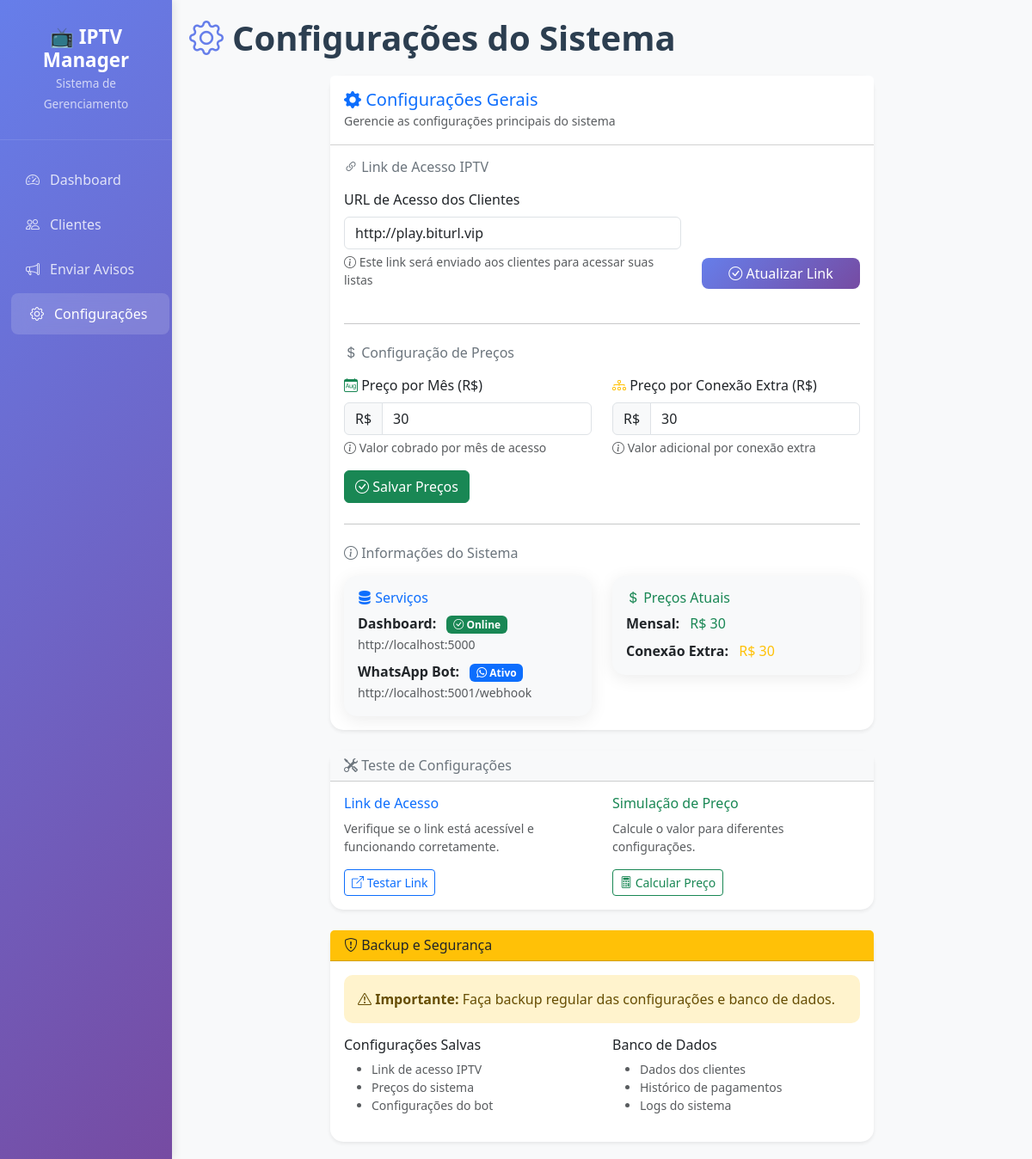
/configuracoes, run on the app's committed database.
### tables this page shows
CREATE TABLE configuracoes (chave TEXT PRIMARY KEY, valor TEXT, descricao TEXT);

### dashboard.py (the view)
@app.route("/configuracoes", methods=["GET", "POST"])
def configuracoes():
    try:
        config = {
            "link_acesso": db.get_config("link_acesso", Config.LINK_ACESSO_DEFAULT),
            "preco_mes": db.get_config("preco_mes", str(Config.PRECO_MES_DEFAULT)),
            "preco_conexao": db.get_config("preco_conexao", str(Config.PRECO_CONEXAO_DEFAULT))
        }
        response = make_response(render_template("configuracoes.html", config=config))
        return add_no_cache_headers(response)
    except Exception as e:
        flash(f"Erro ao carregar configurações: {str(e)}", "error")
        return redirect(url_for("index"))

### dashboard.py (called while the page is built)
def add_no_cache_headers(response):
    response.headers['Cache-Control'] = 'no-cache, no-store, must-revalidate, max-age=0'
    response.headers['Pragma'] = 'no-cache'
    response.headers['Expires'] = '0'
    response.headers['Last-Modified'] = datetime.now().strftime('%a, %d %b %Y %H:%M:%S GMT')
    response.headers['ETag'] = str(int(time.time()))
    return response

@app.after_request
def after_request(response):
    return add_no_cache_headers(response)

### database.py (called while the page is built)
    def get_connection(self):
        conn = sqlite3.connect(self.db_path, timeout=10)
        conn.row_factory = sqlite3.Row
        return conn

    def __enter__(self):
        self._conn = self.get_connection()
        return self._conn

    def __exit__(self, exc_type, exc_val, exc_tb):
        if self._conn:
            self._conn.close()

    def get_config(self, chave: str, default: str = None) -> Optional[str]:
        with self as conn:
            result = conn.execute(
                "SELECT valor FROM configuracoes WHERE chave = ?", (chave,)
            ).fetchone()
            return result["valor"] if result else default

### templates/configuracoes.html (shortened to what this page needs)
{% extends "base.html" %}
{% block nav_config %}active{% endblock %}
{% block page_title %}Configurações do Sistema{% endblock %}
{% block page_icon %}<i class="bi bi-gear"></i>{% endblock %}
{% block content %}
<div class="row justify-content-center">
    <div class="col-xl-8 col-lg-10">
        <div class="card shadow-sm">
            <div class="card-header bg-white py-3">
                <h5 class="mb-0 text-primary">
                    <i class="bi bi-gear-fill"></i> Configurações Gerais
                </h5>
                <small class="text-muted">Gerencie as configurações principais do sistema</small>
            </div>
            <div class="card-body">
                <div class="section mb-4">
                    <h6 class="text-secondary mb-3">
                        <i class="bi bi-link-45deg"></i> Link de Acesso IPTV
                    </h6>
                    <form method="POST" action="/atualizar-link">
                        <div class="row">
                            <div class="col-md-8 mb-3">
                                <label for="link_acesso" class="form-label">
                                    URL de Acesso dos Clientes
                                </label>
                                <input type="url" class="form-control" id="link_acesso" name="link_acesso"
                                       value="{{ config.link_acesso }}" required>
                                <div class="form-text">
                                    <i class="bi bi-info-circle"></i>
                                    Este link será enviado aos clientes para acessar suas listas
                                </div>
                            </div>
                            <div class="col-md-4 d-flex align-items-end mb-3">
                                <button type="submit" class="btn btn-primary w-100">
                                    <i class="bi bi-check-circle"></i> Atualizar Link
                                </button>
                            </div>
                        </div>
                    </form>
                </div>
                <hr class="my-4">
                <div class="section mb-4">
                    <h6 class="text-secondary mb-3">
                        <i class="bi bi-currency-dollar"></i> Configuração de Preços
                    </h6>
                    <form method="POST" action="/atualizar-precos">
                        <div class="row">
                            <div class="col-md-6 mb-3">
                                <label for="preco_mes" class="form-label">
                                    <i class="bi bi-calendar-month text-success"></i>
                                    Preço por Mês (R$)
                                </label>
                                <div class="input-group">
                                    <span class="input-group-text">R$</span>
                                    <input type="number" step="0.01" class="form-control" id="preco_mes"
                                           name="preco_mes" value="{{ config.preco_mes }}" min="0">
                                </div>
                                <div class="form-text">
                                    <i class="bi bi-info-circle"></i>
                                    Valor cobrado por mês de acesso
                                </div>
                            </div>
                            <div class="col-md-6 mb-3">
                                <label for="preco_conexao" class="form-label">
                                    <i class="bi bi-diagram-3 text-warning"></i>
                                    Preço por Conexão Extra (R$)
                                </label>
                                <div class="input-group">
                                    <span class="input-group-text">R$</span>
                                    <input type="number" step="0.01" class="form-control" id="preco_conexao"
                                           name="preco_conexao" value="{{ config.preco_conexao }}" min="0">
                                </div>
                                <div class="form-text">
                                    <i class="bi bi-info-circle"></i>
                                    Valor adicional por conexão extra
                                </div>
                            </div>
                        </div>
                        <div class="row">
                            <div class="col-12">
                                <button type="submit" class="btn btn-success">
                                    <i class="bi bi-check-circle"></i> Salvar Preços
                                </button>
                            </div>
                        </div>
                    </form>
                </div>
                <hr class="my-4">
                <div class="section">
                    <h6 class="text-secondary mb-3">
                        <i class="bi bi-info-circle"></i> Informações do Sistema
                    </h6>
                    <div class="row">
                        <div class="col-md-6">
                            <div class="card bg-light">
                                <div class="card-body">
                                    <h6 class="card-title text-primary">
                                        <i class="bi bi-server"></i> Serviços
                                    </h6>
                                    <div class="info-item mb-2">
                                        <strong>Dashboard:</strong>
                                        <span class="badge bg-success ms-2">
                                            <i class="bi bi-check-circle"></i> Online
                                        </span>
                                        <br>
                                        <small class="text-muted">http://localhost:5000</small>
                                    </div>
                                    <div class="info-item">
                                        <strong>WhatsApp Bot:</strong>
                                        <span class="badge bg-primary ms-2">
                                            <i class="bi bi-whatsapp"></i> Ativo
                                        </span>
                                        <br>
                                        <small class="text-muted">http://localhost:5001/webhook</small>
                                    </div>
                                </div>
                            </div>
                        </div>
                        <div class="col-md-6">
                            <div class="card bg-light">
                                <div class="card-body">
                                    <h6 class="card-title text-success">
                                        <i class="bi bi-currency-dollar"></i> Preços Atuais
                                    </h6>
                                    <div class="info-item mb-2">
                                        <strong>Mensal:</strong>
                                        <span class="h6 text-success ms-2 mb-0">R$ {{ config.preco_mes }}</span>
                                    </div>
                                    <div class="info-item">
                                        <strong>Conexão Extra:</strong>
                                        <span class="h6 text-warning ms-2 mb-0">R$ {{ config.preco_conexao }}</span>
                                    </div>
                                </div>
                            </div>
                        </div>
                    </div>
                </div>
            </div>
        </div>
        <div class="card shadow-sm mt-4">
            <div class="card-header bg-light">
                <h6 class="mb-0 text-secondary">
                    <i class="bi bi-tools"></i> Teste de Configurações
                </h6>
            </div>
            <div class="card-body">
                <div class="row">
                    <div class="col-md-6">
                        <h6 class="text-primary">Link de Acesso</h6>
                        <p class="text-muted small mb-3">
                            Verifique se o link está acessível e funcionando corretamente.
                        </p>
                        <a href="{{ config.link_acesso }}" target="_blank" class="btn btn-outline-primary btn-sm">
                            <i class="bi bi-box-arrow-up-right"></i> Testar Link
                        </a>
                    </div>
                    <div class="col-md-6">
                        <h6 class="text-success">Simulação de Preço</h6>
                        <p class="text-muted small mb-3">
                            Calcule o valor para diferentes configurações.
                        </p>
                        <button type="button" class="btn btn-outline-success btn-sm" onclick="calcularPreco()">
                            <i class="bi bi-calculator"></i> Calcular Preço
                        </button>
                    </div>
                </div>
            </div>
        </div>
        <div class="card shadow-sm mt-4">
            <div class="card-header bg-warning text-dark">
                <h6 class="mb-0">
                    <i class="bi bi-shield-exclamation"></i> Backup e Segurança
                </h6>
            </div>
            <div class="card-body">
                <div class="alert alert-warning" role="alert">
                    <i class="bi bi-exclamation-triangle"></i>
                    <strong>Importante:</strong> Faça backup regular das configurações e banco de dados.
                </div>
                <div class="row">
                    <div class="col-md-6">
                        <h6>Configurações Salvas</h6>
                        <ul class="small text-muted">
                            <li>Link de acesso IPTV</li>
                            <li>Preços do sistema</li>
                            <li>Configurações do bot</li>
                        </ul>
                    </div>
                    <div class="col-md-6">
                        <h6>Banco de Dados</h6>
                        <ul class="small text-muted">
                            <li>Dados dos clientes</li>
                            <li>Histórico de pagamentos</li>
                            <li>Logs do sistema</li>
                        </ul>
                    </div>
                </div>
            </div>
        </div>
    </div>
</div>
{% endblock %}

### templates/base.html (style rules this page uses)
.card { border: none; border-radius: 15px; box-shadow: 0 4px 20px rgba(0,0,0,0.08); transition: all 0.3s ease; }
.btn-primary { background: linear-gradient(135deg, #667eea 0%, #764ba2 100%); border: none; border-radius: 8px; transition: all 0.3s ease; }
.alert { border-radius: 10px; border: none; }
body { background-color: #f8f9fa; }
.page-title i { margin-right: 10px; color: #667eea; }

### data on the page
configuracoes: link_acesso "http://play.biturl.vip"
configuracoes: preco_mes "30"
configuracoes: preco_conexao "30"
